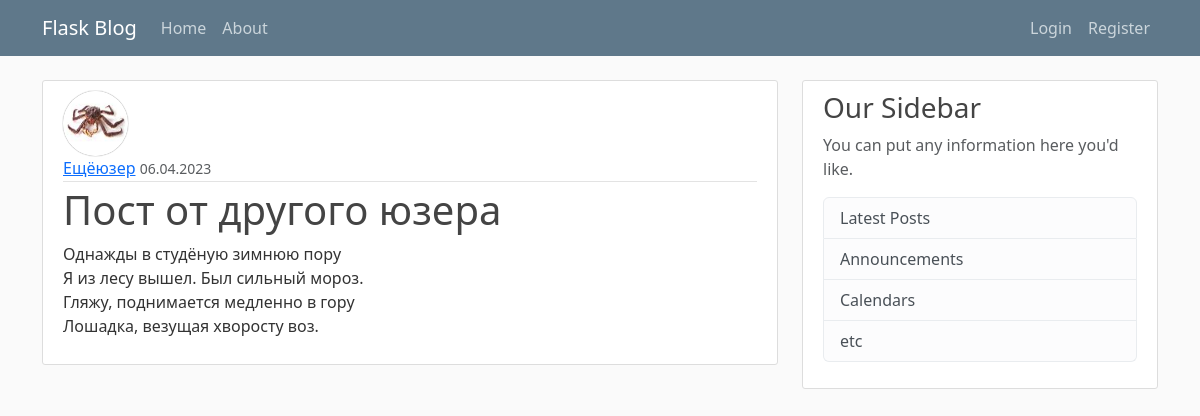
The page /post/2 on the database as committed earlier.
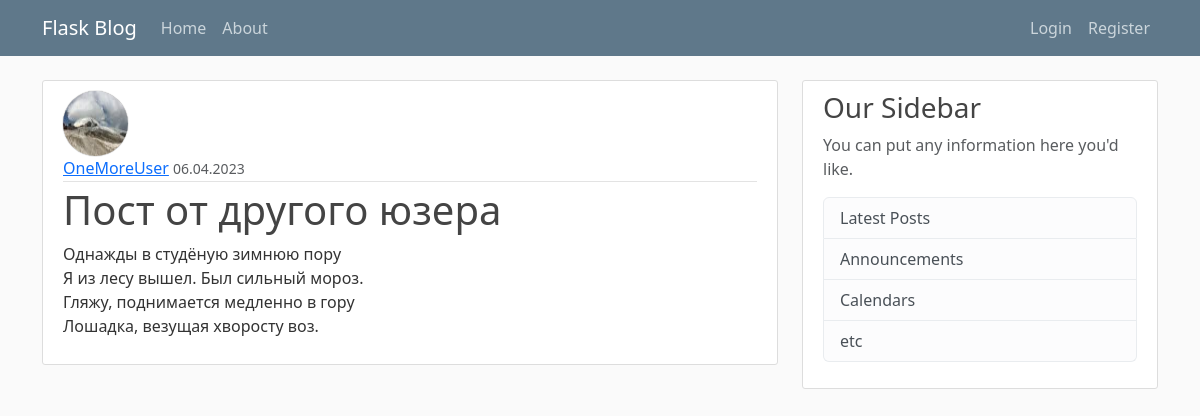
The same page on the database as committed later.
### flaskblog/models.py (models this page shows, shortened)
class User(db.Model, UserMixin):
    id = db.Column(db.Integer, primary_key=True)
    username = db.Column(db.String(20), unique=True, nullable=False)
    email = db.Column(db.String(120), unique=True, nullable=False)
    image_file = db.Column(db.String(20), nullable=False, default='default.jpg')
    password = db.Column(db.String(60), nullable=False)
    posts = db.relationship('Post', backref='author', lazy=True)

### flaskblog/posts/routes.py (the view)
@posts.route("/post/<int:post_id>")
def post(post_id):
    post = Post.query.get_or_404(post_id)
    return render_template('post.html', title=post.title, post=post)

### flaskblog/templates/post.html (shortened to what this page needs)
{% extends "layout.html" %}
{% block content %}
<article class="media content-section lone-post">
  <img src="{{ url_for('static', filename='profile_pics/' + post.author.image_file) }}" alt="{{ post.author.username }}" class="rounded-circle article-img">
  <div class="media-body">
    <div class="article-metadata">
      <a class="mr-2" href="#">{{ post.author.username }}</a>
      <small class="text-muted">{{ post.date_posted.strftime('%d.%m.%Y') }}</small>
    </div>
    <h1 class="article-title">{{ post.title }}</h1>
    <p class="article-content">{{ post.content }}</p>
  </div>
</article>
{% endblock content %}

Rows that differ between the two databases and show on the page:
changed User: image_file: a different picture; author.username "Ещёюзер" → "OneMoreUser"
